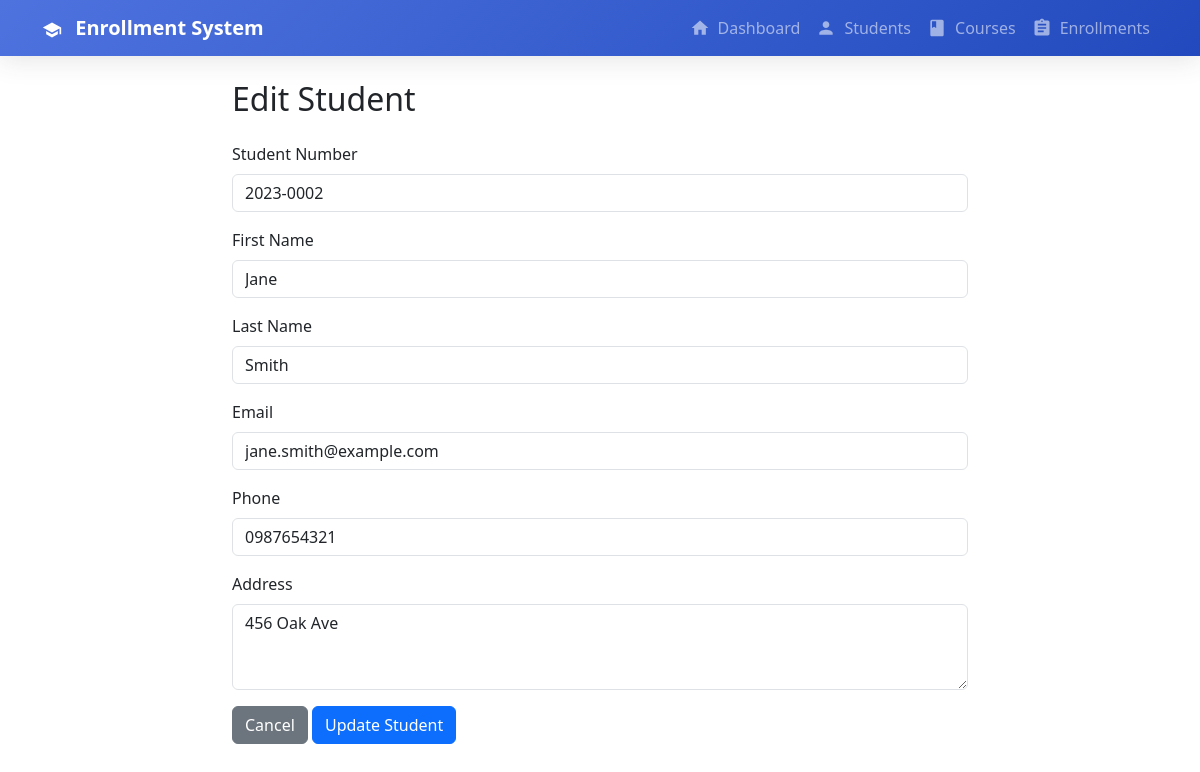
The app's page /students/edit.php?id=2 with its own data.
### tables this page shows
CREATE TABLE IF NOT EXISTS students (
    id INT PRIMARY KEY AUTO_INCREMENT,
    student_number VARCHAR(20) UNIQUE NOT NULL,
    first_name VARCHAR(50) NOT NULL,
    last_name VARCHAR(50) NOT NULL,
    email VARCHAR(100) UNIQUE NOT NULL,
    phone VARCHAR(20),
    address TEXT,
    created_at TIMESTAMP DEFAULT CURRENT_TIMESTAMP
);

### students/edit.php (the view, shortened to what this page needs)
<?php
require_once '../includes/config.php';
$id = $_GET['id'];
$student = null;
$query = "SELECT * FROM students WHERE id = ?";
$stmt = mysqli_prepare($conn, $query);
mysqli_stmt_bind_param($stmt, "i", $id);
mysqli_stmt_execute($stmt);
$result = mysqli_stmt_get_result($stmt);
if ($result && mysqli_num_rows($result) > 0) {
    $student = mysqli_fetch_assoc($result);
} else {
    header('Location: list.php');
    exit();
}
?>
<!DOCTYPE html>
<html lang="en">
<head>
    <link rel="stylesheet" href="../includes/style.css">
    <link href="/enrollment/bootstrap-5.3.3-dist/bootstrap-5.3.3-dist/css/bootstrap.min.css" rel="stylesheet">
</head>
<body>
    <?php
        include '../includes/nav.php';
    ?>
    <div class="container mt-4">
        <div class="row">
            <div class="col-md-8 offset-md-2">
                <h2>Edit Student</h2>
                <form method="POST" class="mt-4">
                    <div class="mb-3">
                        <label for="student_number" class="form-label">Student Number</label>
                        <input type="text" class="form-control" id="student_number" name="student_number" value="<?= htmlspecialchars($student['student_number']) ?>" required>
                    </div>
                    <div class="mb-3">
                        <label for="first_name" class="form-label">First Name</label>
                        <input type="text" class="form-control" id="first_name" name="first_name" value="<?= htmlspecialchars($student['first_name']) ?>" required>
                    </div>
                    <div class="mb-3">
                        <label for="last_name" class="form-label">Last Name</label>
                        <input type="text" class="form-control" id="last_name" name="last_name" value="<?= htmlspecialchars($student['last_name']) ?>" required>
                    </div>
                    <div class="mb-3">
                        <label for="email" class="form-label">Email</label>
                        <input type="email" class="form-control" id="email" name="email" value="<?= htmlspecialchars($student['email']) ?>" required>
                    </div>
                    <div class="mb-3">
                        <label for="phone" class="form-label">Phone</label>
                        <input type="tel" class="form-control" id="phone" name="phone" value="<?= htmlspecialchars($student['phone']) ?>">
                    </div>
                    <div class="mb-3">
                        <label for="address" class="form-label">Address</label>
                        <textarea class="form-control" id="address" name="address" rows="3"><?= htmlspecialchars($student['address']) ?></textarea>
                    </div>
                    <div class="mb-3">
                        <a href="index.php" class="btn btn-secondary">Cancel</a>
                        <button type="submit" class="btn btn-primary">Update Student</button>
                    </div>
                </form>
            </div>
        </div>
    </div>
</body>
</html>

### includes/style.css (style rules this page uses)
:root { --primary-color: #4e73df; --secondary-color: #1cc88a; --accent-color: #f6c23e; --dark-color: #5a5c69; }
body { background-color: #f8f9fc; font-family: 'Nunito', -apple-system, BlinkMacSystemFont, sans-serif; }
.btn-primary { background-color: var(--primary-color); border-color: var(--primary-color); }

### records on screen
students: student_number "2023-0002", first_name "Jane", last_name "Smith", email "jane.smith@example.com", phone "0987654321", address "456 Oak Ave"
